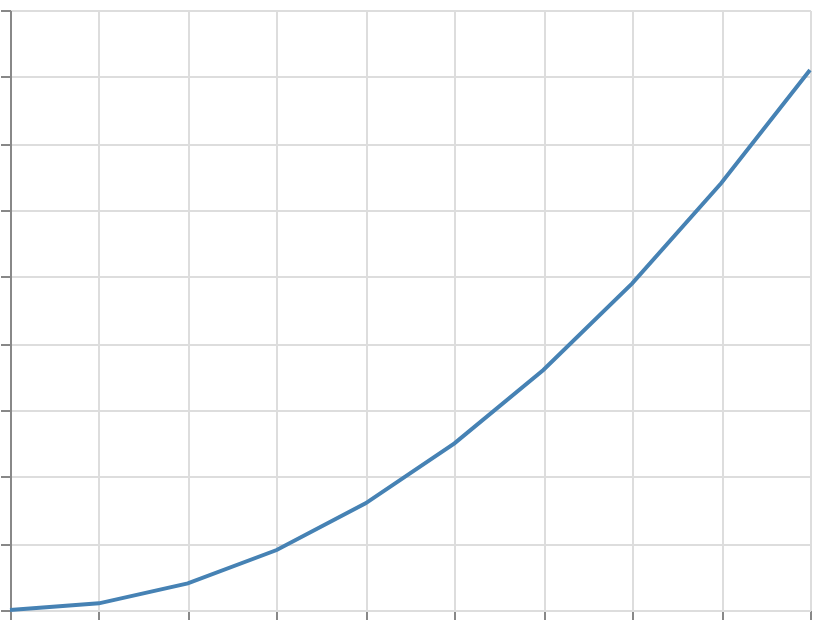

The Vega-Lite source for this figure:
### Vega specification from a JSON file in a GitHub repository (floating-point values rounded to 4 significant figures)
{"$schema": "https://vega.github.io/schema/vega/v6.json", "width": 400, "height": 300, "padding": 5, "autosize": "none", "data": [{"name": "table", "transform": [{"type": "sequence", "start": 0, "stop": 10, "step": 1, "as": "x"}, {"type": "formula", "expr": "datum.x * datum.x", "as": "y"}]}], "scales": [{"name": "x", "type": "linear", "domain": {"data": "table", "field": "x"}, "range": "width", "nice": true}, {"name": "y", "type": "linear", "domain": {"data": "table", "field": "y"}, "range": [{"signal": "height"}, 0], "nice": true}], "marks": [{"type": "line", "from": {"data": "table"}, "encode": {"update": {"x": {"scale": "x", "field": "x"}, "y": {"scale": "y", "field": "y"}, "stroke": {"value": "steelblue"}, "strokeWidth": {"value": 2}}}}], "axes": [{"scale": "x", "orient": "bottom", "grid": true, "labels": false}, {"scale": "y", "orient": "left", "grid": true, "labels": false}]}
